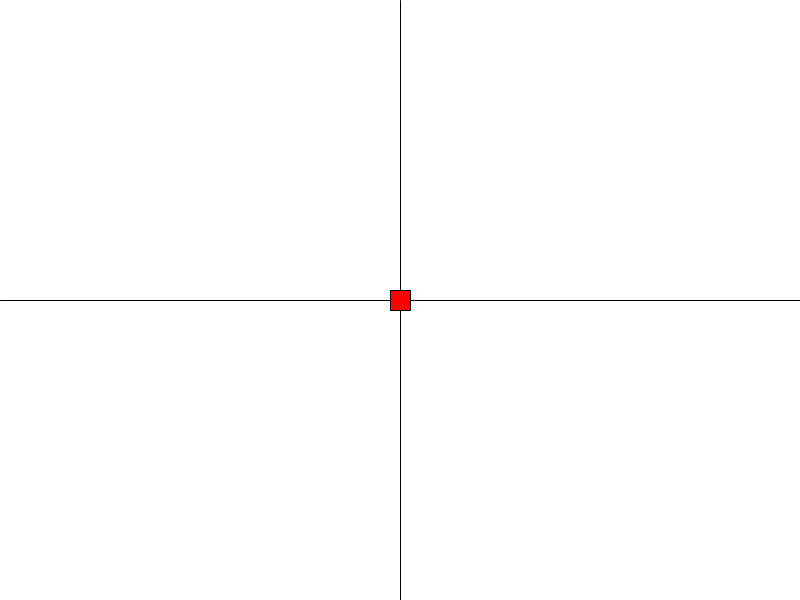
Frame 1 (no input)
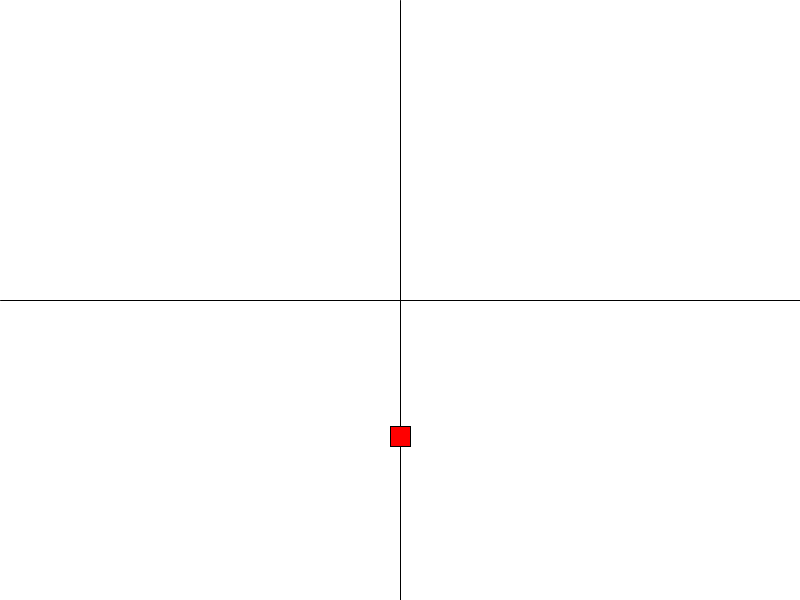
Frame 60 (the mouse pressed at the canvas centre just before this capture)
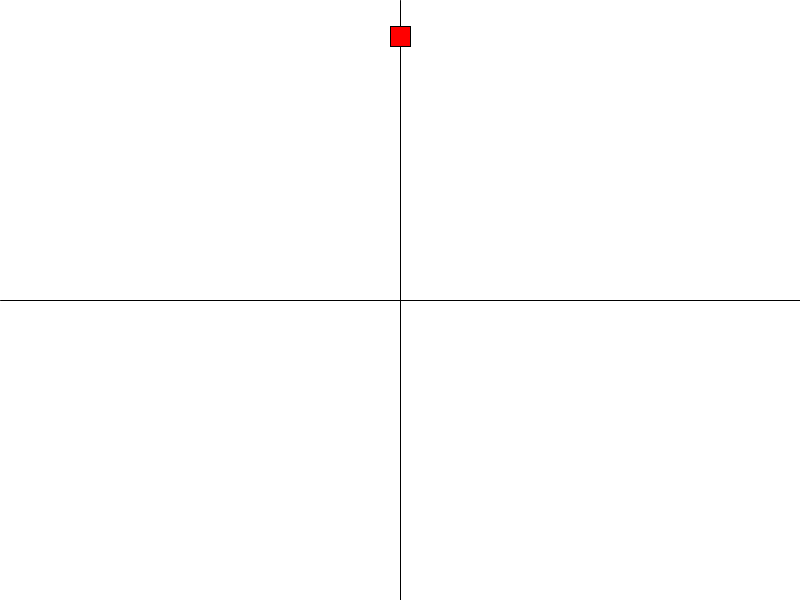
Frame 120 (the mouse held since frame 60 and released just before this capture)

The Processing sketch that drew these frames (run headless with seeded random() and noise(); from frame 60 on, the mouse is pressed at the canvas centre):

// Processing sketch: pongMain
// ── pongMain.pde
//pong main

int width;
int height;
int rect_size = 20;
int x_pos;
int y_pos;
double x_speed;
double y_speed;
float rand_speed;
float rand_dir;

void setup()
{
  size(800, 600);
  width = 800;
  height = 600;
  
  rectMode(CENTER);
  x_pos = width/2;
  y_pos = height/2;
  rand_speed = random(5, 10);
  rand_dir = random(360);
  x_speed = (rand_speed*cos(radians(rand_dir)));
  y_speed = (rand_speed*sin(radians(rand_dir)));
}

void draw()
{
  background(255, 255, 255);
  fill(0,255,0);
  line(0,height/2,width,height/2);
  line(width/2,0,width/2,height);
  fill(255,0,0);
  rect(x_pos, y_pos, rect_size, rect_size);
  
  x_pos += (int)x_speed;
  y_pos += (int)y_speed;
  
  if(x_pos <= 0 || x_pos >= width)
  {
    giggle();
    x_speed *= -1;
  }
  if(y_pos <= 0 || y_pos >= height)
  {
    giggle();
    y_speed *= -1;
  }
  
  if(keyPressed)
  {
    if(key == 'a')
    {
      x_pos -= 5;
    }
    else if(key == 'd')
    {
      x_pos += 5;
    }
  }
}

void giggle()
{
  x_speed += random(.5);
  y_speed += random(.5);
}
